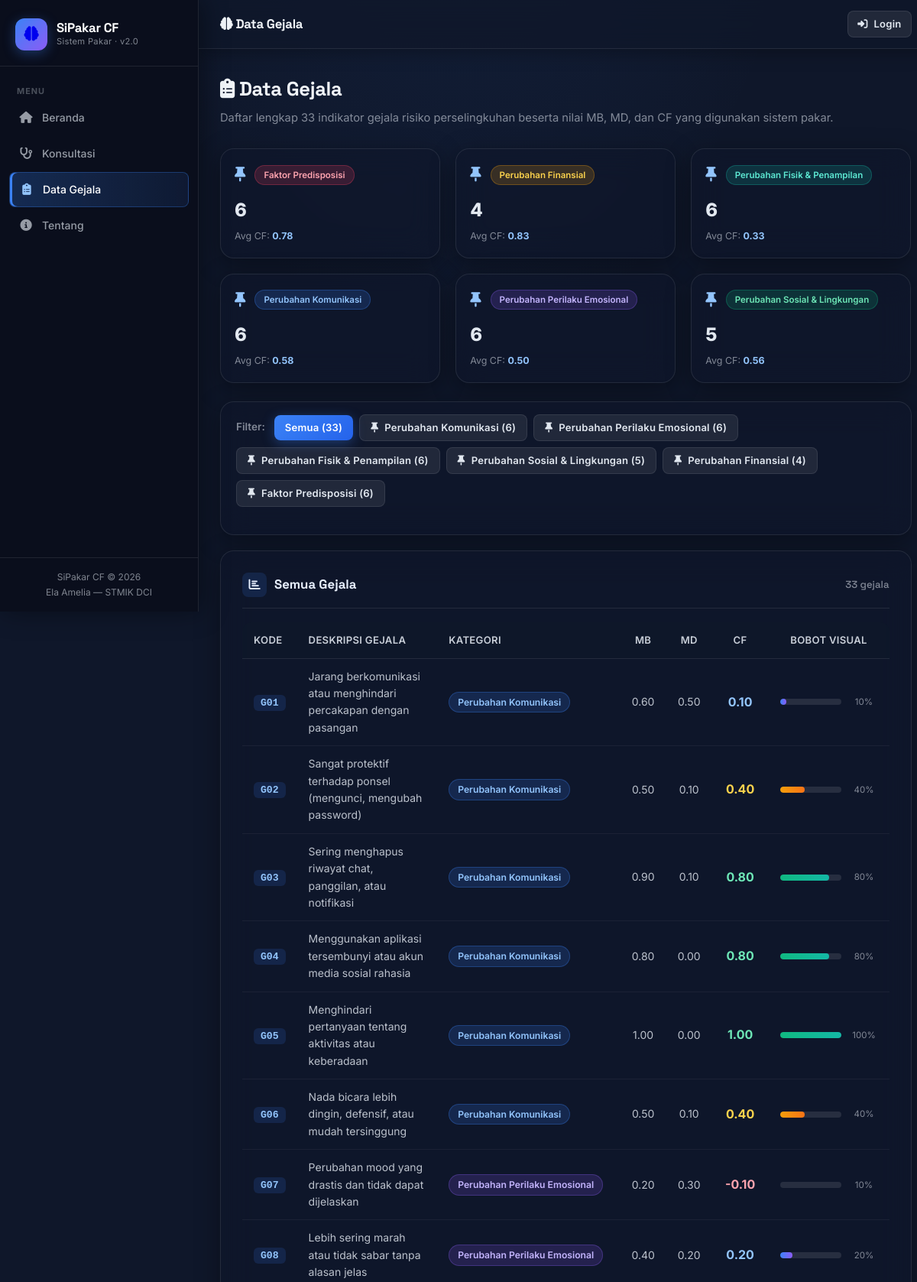
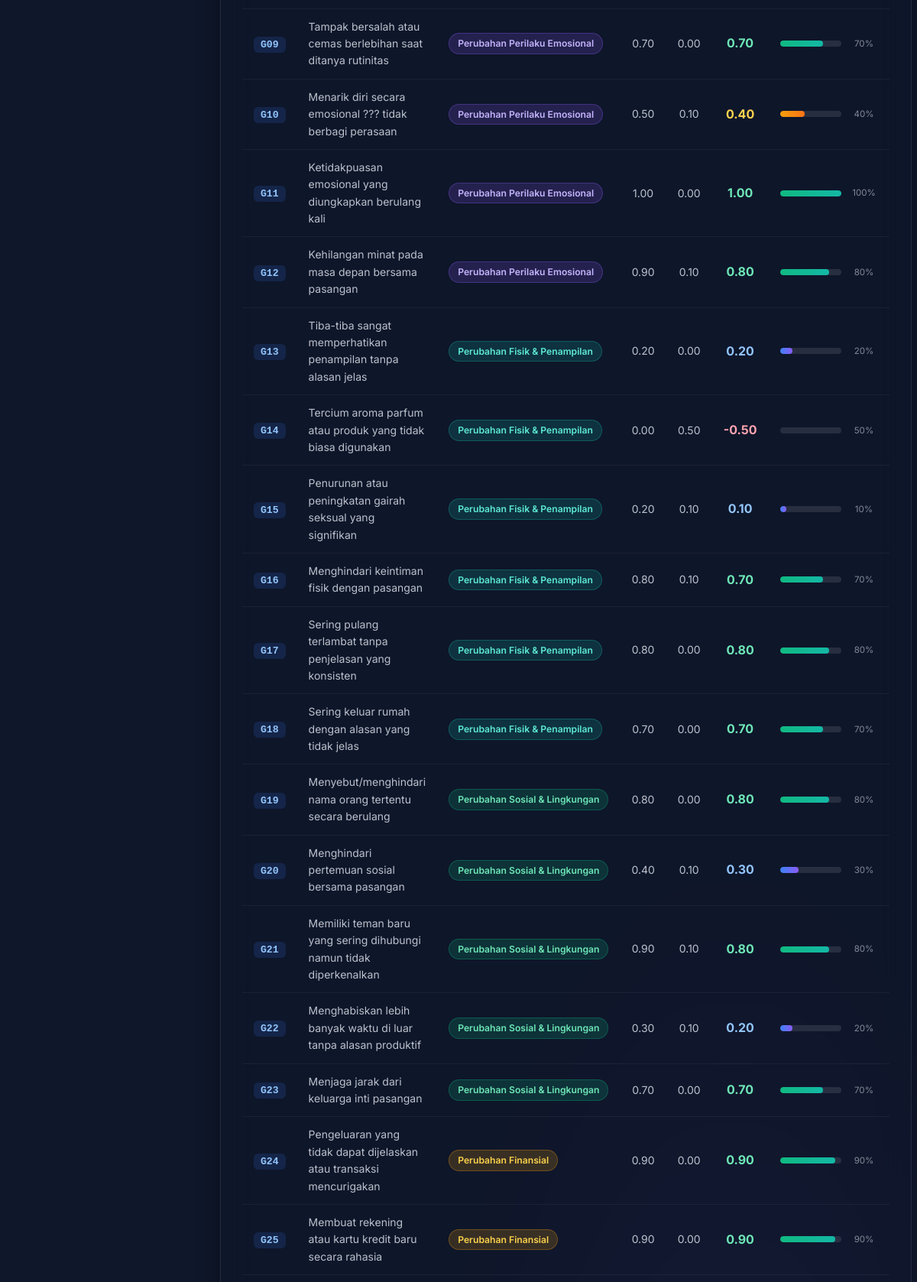
The app's page /pages/gejala.php (upper part) with its own data (2 pictures, top to bottom).
### tables this page shows
CREATE TABLE `gejala` (
  `id` int(11) NOT NULL AUTO_INCREMENT,
  `kode` varchar(10) NOT NULL,
  `nama` text NOT NULL,
  `kategori` varchar(80) NOT NULL,
  `mb` decimal(3,2) NOT NULL COMMENT 'Measure of Belief (0-1)',
  `md` decimal(3,2) NOT NULL COMMENT 'Measure of Disbelief (0-1)',
  `cf` decimal(4,2) NOT NULL COMMENT 'Certainty Factor = MB - MD',
  PRIMARY KEY (`id`),
  UNIQUE KEY `kode` (`kode`)
);

### pages/gejala.php (the view, shortened to what this page needs)
<?php
require_once '../includes/config.php';
$allKat = [
    'semua',
    'Perubahan Komunikasi',
    'Perubahan Perilaku Emosional',
    'Perubahan Fisik & Penampilan',
    'Perubahan Sosial & Lingkungan',
    'Perubahan Finansial',
    'Faktor Predisposisi',
];
$filter = $_GET['kategori'] ?? 'semua';
$where = '';
$result  = $conn->query("SELECT * FROM gejala $where ORDER BY kode");
$total   = $conn->query("SELECT COUNT(*) AS n FROM gejala $where")->fetch_assoc()['n'];
$statByKat = [];
$qStat = $conn->query("SELECT kategori, COUNT(*) AS jumlah, AVG(cf) AS avg_cf, MAX(cf) AS max_cf FROM gejala GROUP BY kategori ORDER BY kategori");
while ($r = $qStat->fetch_assoc()) {
    $statByKat[$r['kategori']] = $r;
}
require_once '../includes/header.php';
?>
<div class="page-header">
    <div class="page-title"><i class="fas fa-clipboard-list"></i> Data Gejala</div>
    <div class="page-sub">Daftar lengkap 33 indikator gejala risiko perselingkuhan beserta nilai MB, MD, dan CF yang digunakan sistem pakar.</div>
</div>
<div class="grid-3" style="margin-bottom:24px;">
    <?php foreach ($statByKat as $kat => $stat): ?>
    <a href="gejala.php?kategori=<?= urlencode($kat) ?>" style="text-decoration:none;">
        <div class="card" style="margin-bottom:0;padding:18px;<?= $filter === $kat ? 'border-color:rgba(59,130,246,0.5);background:rgba(59,130,246,0.08);' : '' ?>cursor:pointer;">
            <div style="display:flex;align-items:center;gap:12px;margin-bottom:12px;">
                <span style="font-size:1.2rem;color:#93c5fd;"><?= katIcon($kat) ?></span>
                <span class="<?= katClass($kat) ?>" style="font-size:0.72rem;"><?= $kat ?></span>
            </div>
            <div style="font-size:1.5rem;font-weight:800;color:#e2e8f0;"><?= $stat['jumlah'] ?></div>
            <div style="font-size:0.78rem;color:var(--text-muted);margin-top:4px;">Avg CF: <strong style="color:#93c5fd;"><?= number_format((float)$stat['avg_cf'], 2) ?></strong></div>
        </div>
    </a>
    <?php endforeach; ?>
</div>
<div class="card" style="padding:16px 20px;margin-bottom:20px;">
    <div class="filter-bar">
        <span class="filter-label">Filter:</span>
        <a href="gejala.php?kategori=semua"
           class="btn btn-sm <?= $filter === 'semua' ? 'btn-primary' : 'btn-ghost' ?>">Semua (33)</a>
        <?php foreach (array_slice($allKat, 1) as $kat): ?>
        <a href="gejala.php?kategori=<?= urlencode($kat) ?>"
           class="btn btn-sm <?= $filter === $kat ? 'btn-primary' : 'btn-ghost' ?>">
            <?= katIcon($kat) ?> <?= htmlspecialchars($kat) ?> (<?= $statByKat[$kat]['jumlah'] ?? 0 ?>)
        </a>
        <?php endforeach; ?>
    </div>
</div>
<div class="card">
    <div class="card-title">
        <span class="title-icon" style="background:rgba(59,130,246,0.15);"><i class="fas fa-chart-bar"></i></span>
        <?= $filter === 'semua' ? 'Semua Gejala' : htmlspecialchars($filter) ?>
        <span style="margin-left:auto;font-size:0.82rem;font-weight:500;color:var(--text-muted);"><?= $total ?> gejala</span>
    </div>
    <div class="table-wrap">
        <table>
            <thead>
                <tr>
                    <th>Kode</th>
                    <th>Deskripsi Gejala</th>
                    <th>Kategori</th>
                    <th class="td-center">MB</th>
                    <th class="td-center">MD</th>
                    <th class="td-center">CF</th>
                    <th class="td-center">Bobot Visual</th>
                </tr>
            </thead>
            <tbody>
            <?php
            while ($row = $result->fetch_assoc()):
                $cfVal  = (float)$row['cf'];
                $barW   = max(0, $cfVal * 100);
                $barCls = cfBarClass($cfVal);
                $cfColor = $cfVal >= 0.7 ? '#6ee7b7' : ($cfVal >= 0.4 ? '#fcd34d' : ($cfVal < 0 ? '#fda4af' : '#93c5fd'));
            ?>
                <tr>
                    <td>
                        <span style="background:rgba(59,130,246,0.15);color:#93c5fd;padding:3px 9px;border-radius:6px;font-size:0.82rem;font-weight:700;font-family:monospace;">
                            <?= $row['kode'] ?>
                        </span>
                    </td>
                    <td style="font-size:0.875rem;max-width:320px;"><?= htmlspecialchars($row['nama']) ?></td>
                    <td><span class="<?= katClass($row['kategori']) ?>"><?= htmlspecialchars($row['kategori']) ?></span></td>
                    <td class="td-center"><?= number_format((float)$row['mb'], 2) ?></td>
                    <td class="td-center"><?= number_format((float)$row['md'], 2) ?></td>
                    <td class="td-center">
                        <strong style="color:<?= $cfColor ?>;font-size:1rem;"><?= number_format($cfVal, 2) ?></strong>
                    </td>
                    <td class="td-center">
                        <div style="display:flex;align-items:center;gap:6px;justify-content:center;">
                            <div class="cf-bar-wrap" style="width:80px;">
                                <div class="<?= $barCls ?>" style="width:<?= abs($barW) ?>%"></div>
                            </div>
                            <span style="font-size:0.72rem;color:var(--text-muted);min-width:36px;"><?= number_format(abs($cfVal)*100) ?>%</span>
                        </div>
                    </td>
                </tr>
            <?php endwhile; ?>
            </tbody>
        </table>
    </div>
</div>
<?php require_once '../includes/footer.php'; ?>

### records on screen
gejala: kode "G01", nama "Jarang berkomunikasi atau menghindari percakapan dengan pasangan", kategori "Perubahan Komunikasi", mb "0.60", md "0.50", cf "0.10", abs($cfVal)*100 "10"
gejala: kode "G02", nama "Sangat protektif terhadap ponsel (mengunci, mengubah password)", kategori "Perubahan Komunikasi", mb "0.50", md "0.10", cf "0.40", abs($cfVal)*100 "40"
gejala: kode "G03", nama "Sering menghapus riwayat chat, panggilan, atau notifikasi", kategori "Perubahan Komunikasi", mb "0.90", md "0.10", cf "0.80", abs($cfVal)*100 "80"
gejala: kode "G04", nama "Menggunakan aplikasi tersembunyi atau akun media sosial rahasia", kategori "Perubahan Komunikasi", mb "0.80", md "0.00", cf "0.80", abs($cfVal)*100 "80"
gejala: kode "G05", nama "Menghindari pertanyaan tentang aktivitas atau keberadaan", kategori "Perubahan Komunikasi", mb "1.00", md "0.00", cf "1.00", abs($cfVal)*100 "100"
gejala: kode "G06", nama "Nada bicara lebih dingin, defensif, atau mudah tersinggung", kategori "Perubahan Komunikasi", mb "0.50", md "0.10", cf "0.40", abs($cfVal)*100 "40"
gejala: kode "G07", nama "Perubahan mood yang drastis dan tidak dapat dijelaskan", kategori "Perubahan Perilaku Emosional", mb "0.20", md "0.30", cf "-0.10", abs($cfVal)*100 "10"
gejala: kode "G08", nama "Lebih sering marah atau tidak sabar tanpa alasan jelas", kategori "Perubahan Perilaku Emosional", mb "0.40", md "0.20", cf "0.20", abs($cfVal)*100 "20"
gejala: kode "G09", nama "Tampak bersalah atau cemas berlebihan saat ditanya rutinitas", kategori "Perubahan Perilaku Emosional", mb "0.70", md "0.00", cf "0.70", abs($cfVal)*100 "70"
gejala: kode "G10", nama "Menarik diri secara emosional ??? tidak berbagi perasaan", kategori "Perubahan Perilaku Emosional", mb "0.50", md "0.10", cf "0.40", abs($cfVal)*100 "40"
gejala: kode "G11", nama "Ketidakpuasan emosional yang diungkapkan berulang kali", kategori "Perubahan Perilaku Emosional", mb "1.00", md "0.00", cf "1.00", abs($cfVal)*100 "100"
gejala: kode "G12", nama "Kehilangan minat pada masa depan bersama pasangan", kategori "Perubahan Perilaku Emosional", mb "0.90", md "0.10", cf "0.80", abs($cfVal)*100 "80"
gejala: kode "G13", nama "Tiba-tiba sangat memperhatikan penampilan tanpa alasan jelas", kategori "Perubahan Fisik & Penampilan", mb "0.20", md "0.00", cf "0.20", abs($cfVal)*100 "20"
gejala: kode "G14", nama "Tercium aroma parfum atau produk yang tidak biasa digunakan", kategori "Perubahan Fisik & Penampilan", mb "0.00", md "0.50", cf "-0.50", abs($cfVal)*100 "50"
gejala: kode "G15", nama "Penurunan atau peningkatan gairah seksual yang signifikan", kategori "Perubahan Fisik & Penampilan", mb "0.20", md "0.10", cf "0.10", abs($cfVal)*100 "10"
gejala: kode "G16", nama "Menghindari keintiman fisik dengan pasangan", kategori "Perubahan Fisik & Penampilan", mb "0.80", md "0.10", cf "0.70", abs($cfVal)*100 "70"
gejala: kode "G17", nama "Sering pulang terlambat tanpa penjelasan yang konsisten", kategori "Perubahan Fisik & Penampilan", mb "0.80", md "0.00", cf "0.80", abs($cfVal)*100 "80"
gejala: kode "G18", nama "Sering keluar rumah dengan alasan yang tidak jelas", kategori "Perubahan Fisik & Penampilan", mb "0.70", md "0.00", cf "0.70", abs($cfVal)*100 "70"
gejala: kode "G19", nama "Menyebut/menghindari nama orang tertentu secara berulang", kategori "Perubahan Sosial & Lingkungan", mb "0.80", md "0.00", cf "0.80", abs($cfVal)*100 "80"
gejala: kode "G20", nama "Menghindari pertemuan sosial bersama pasangan", kategori "Perubahan Sosial & Lingkungan", mb "0.40", md "0.10", cf "0.30", abs($cfVal)*100 "30"
gejala: kode "G21", nama "Memiliki teman baru yang sering dihubungi namun tidak diperkenalkan", kategori "Perubahan Sosial & Lingkungan", mb "0.90", md "0.10", cf "0.80", abs($cfVal)*100 "80"
gejala: kode "G22", nama "Menghabiskan lebih banyak waktu di luar tanpa alasan produktif", kategori "Perubahan Sosial & Lingkungan", mb "0.30", md "0.10", cf "0.20", abs($cfVal)*100 "20"
gejala: kode "G23", nama "Menjaga jarak dari keluarga inti pasangan", kategori "Perubahan Sosial & Lingkungan", mb "0.70", md "0.00", cf "0.70", abs($cfVal)*100 "70"
gejala: kode "G24", nama "Pengeluaran yang tidak dapat dijelaskan atau transaksi mencurigakan", kategori "Perubahan Finansial", mb "0.90", md "0.00", cf "0.90", abs($cfVal)*100 "90"
gejala: kode "G25", nama "Membuat rekening atau kartu kredit baru secara rahasia", kategori "Perubahan Finansial", mb "0.90", md "0.00", cf "0.90", abs($cfVal)*100 "90"

### other values on screen
$topbarTitles[$activePage ?? ''] "Data Gejala"
$kat "Faktor Predisposisi"
$stat['jumlah'] "6"
$stat['avg_cf'] "0.78"
$kat "Perubahan Finansial"
$stat['jumlah'] "4"
$stat['avg_cf'] "0.83"
$kat "Perubahan Fisik & Penampilan"
$stat['avg_cf'] "0.33"
$kat "Perubahan Komunikasi"
$stat['avg_cf'] "0.58"
$kat "Perubahan Perilaku Emosional"
$stat['avg_cf'] "0.50"
$kat "Perubahan Sosial & Lingkungan"
$stat['jumlah'] "5"
